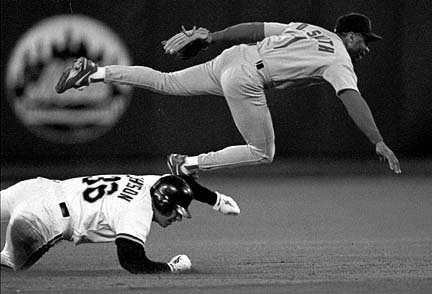
#> input picture images/base_ball.png, 432 x 294 px; its folder holds only this picture in this run
$ python main.py
#> lines starting #> are read from the running program, lines starting #| are printed output that depends on the picture
### image_service.py
from PIL import Image
import numpy as np
import math
from scipy.ndimage import convolve
from scipy.ndimage import gaussian_filter

"""
    Apply Gaussian smoothing to the input image.
"""
def gaussian_smoothing(image, sigma):
    smoothed_image = gaussian_filter(image, sigma)
    return smoothed_image
"""
    Converts a grayscale PNG image to a matrix of pixel values.
"""
# [10 lines left out: function gray_png_to_pixel_matrix, not called in this run]

"""
    This function converts a PNG image file to a colored pixel matrix, applying Gaussian smoothing to the pixel values.
"""
def png_to_coloured_pixel_matrix(file_path,smoothing_constant = 0.8):
    # Open the PNG image file
#> called with file_path = 'images/base_ball.png', smoothing_constant = 0.9
    image = Image.open(file_path)
#> image is the input picture: PIL image 432x294 RGBA; mean R, G, B, A 83.3, 83.3, 83.3, 255
    # Convert the image to a numpy array
    pixel_matrix = np.array(image)
    # Check if the array has an alpha channel (4th dimension)
    if pixel_matrix.shape[2] > 3:
        # Remove the alpha channel by selecting only the RGB channels
        pixel_matrix = pixel_matrix[:, :, :3]
    pixel_matrix = gaussian_smoothing(pixel_matrix, smoothing_constant)
#> in gaussian_smoothing, `smoothed_image = gaussian_filter(image, sigma)`:
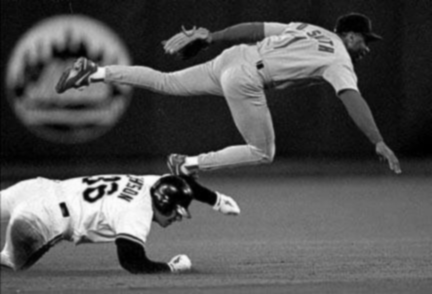
#> smoothed_image: shape (294, 432, 3); min 0, max 252, mean 82.3

    print("Coloured", file_path, "'s shape:", pixel_matrix.shape)
#| Coloured images/base_ball.png 's shape: (294, 432, 3)
    return pixel_matrix
"""
    This function converts a PNG image file to separate red, green, and blue matrices, applying Gaussian smoothing to each channel separately.
"""
# [18 lines left out: function png_to_rgb_matrices, not called in this run]
"""
    Converts a pixel matrix to an image and saves it to a file.
"""
# [6 lines left out: function pixel_matrix_to_image, not called in this run]

"""
    Finds neighboring pixels of a given pixel in a 2D grid.
"""
def find_neighbors_8_way(row, col, rows, cols):

    neighbors = []
    for i in range(max(0, row - 1), min(rows, row + 2)):
        for j in range(max(0, col - 1), min(cols, col + 2)):
            if i != row or j != col:
                neighbors.append((i, j))
    return neighbors


"""
    Converts a pixel matrix into a graph represented as an edge list.
"""
# [27 lines left out: function grey_pixel_matrix_to_edge_list, not called in this run]


"""
    Converts a pixel matrix into a graph represented as an edge list.
"""
def coloured_pixel_matrix_to_edge_list(pixel_matrix):
    def vector_distance(point1, point2):
        """
            Calculate the Euclidean distance between two points in three-dimensional space.
        """
        #print(point1)
        # Unpack the coordinates of the points
        [x1, y1, z1] = point1.astype(np.int64)
        [x2, y2, z2] = point2.astype(np.int64)
        p = point1
        t = point2
        #print(point1)
        # Calculate the differences in coordinates
        dx = x2 - x1
        dy = y2 - y1
        dz = z2 - z1


        # Calculate the squared sum of differences
        squared_distance = dx**2 + dy**2 + dz**2

        # Calculate the square root of the squared distance to get the Euclidean distance
        distance = math.sqrt(squared_distance)

        return distance
    rows, cols, _ = pixel_matrix.shape
#> rows = 294; cols = 432
    edge_list = []
    pixel_matrix = pixel_matrix.astype(np.int64)
    # Iterate over each pixel
    for row in range(rows):
        for col in range(cols):
            # Get pixel value
            pixel_value = pixel_matrix[row, col]

            # Get neighboring pixels
            neighbors = find_neighbors_8_way(row, col, rows, cols)

            # Iterate over neighboring pixels
            for neighbor_row, neighbor_col in neighbors:
                # Get neighbor pixel value
                neighbor_pixel_value = pixel_matrix[neighbor_row, neighbor_col]

                # Calculate edge weight (absolute difference)
                edge_weight = vector_distance(pixel_value,neighbor_pixel_value)

                # Add edge to edge list
                edge_list.append((edge_weight,(row, col), (neighbor_row, neighbor_col)))

    return edge_list
'''
# Example usage
file_path = "obj10__25.png"
pixel_matrix = gray_png_to_pixel_matrix(file_path)
print(pixel_matrix)

print(pixel_matrix.shape)

edge_list = grey_pixel_matrix_to_edge_list(pixel_matrix)
print(edge_list[:10])


# Example usage
output_file = "output_image1.png"
pixel_matrix_to_image(pixel_matrix, output_file)
'''

### main.py
import image_service as ser
import image_segmentation as un
import numpy as np
import os

folder_path = "images/"
file_paths = file_names = os.listdir(folder_path)

#file_paths = ["street.png"]
gaus_values = [i / 10.0 for i in range(0, 10,2)]
k_values = [i*100 for i in range(1, 10,2)] + [1000,1500,3000,10000]

k_values = [500]
gaus_values = [0.9]

#rgb segmentation

for file_name in file_paths:
    for k in k_values:
        for gaus in gaus_values:
            file_path = folder_path+file_name
            pixel_matrix = ser.png_to_coloured_pixel_matrix(file_path,gaus)
            #print(pixel_matrix)
            rows, cols,_ = pixel_matrix.shape

#> (the run stopped early here; a loop or call above may not have finished)
